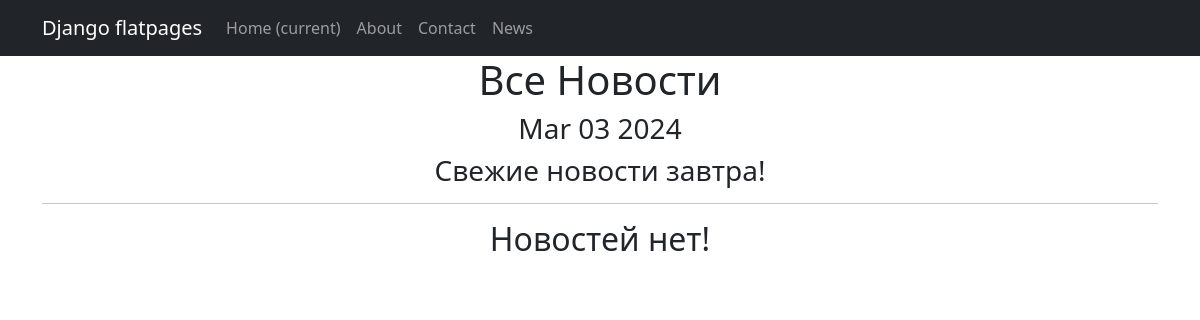
The page /news/ on the database as committed earlier.
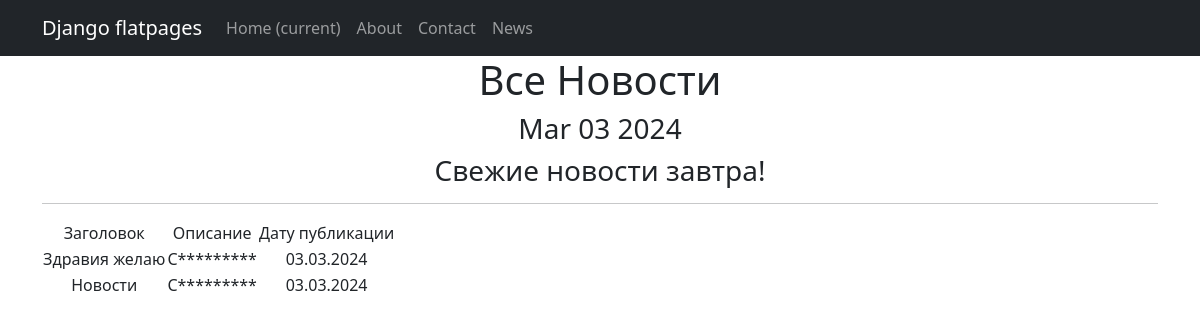
The same page on the database as committed later.
### news/models.py (models this page shows, shortened)
class NewsPost(models.Model):
    title = models.CharField(
        max_length=64,
        unique=True,# названия новости не должны повторяться
    )
    Text = models.TextField()
    date_pub = models.DateTimeField(auto_now_add=True)

### news/views.py (the view)
# urls.py: path('', NewsList.as_view()),
class NewsList(ListView):
    model = NewsPost
    ordering = 'title'
    template_name = 'news.html'
    context_object_name = 'newspost'
    def get_context_data(self, **kwargs):
        context = super().get_context_data(**kwargs)
        context['time_now'] = datetime.utcnow()
        context['next_sale'] = 'Свежие новости завтра!'
        return context

### news/templatetags/custom_filters.py (called while the page is built)
@register.filter()
def censor(value):
    for word in censor_list:
       value = value.replace(word[1:], '*' * len(word[1:]))
    return value

### news/templatetags/custom_tags.py (called while the page is built)
@register.simple_tag()
def current_time(format_string='%b %d %Y'):
   return datetime.utcnow().strftime(format_string)

### templates/news.html (shortened to what this page needs)
{% extends 'flatpages/default.html' %}
{% load custom_filters %}
{% load custom_tags %}
{% block content %}
   <h1>Все Новости</h1>
    <h3>{% current_time '%b %d %Y' %}</h3>
   <h3> {{ next_sale|default_if_none:"Чуть позже сообщим о распродаже!" }} </h3>
   <hr>
   {% if newspost %}
       <table>
           <tr>
               <td>Заголовок</td>
               <td>Описание</td>
               <td> Дату публикации</td>
           </tr>
           {% for post in newspost %}
           <tr>
               <td>{{ post.title | censor }}</td>
               <td>{{ post.Text | censor | truncatechars:15 }}</td>
               <td>{{ post.date_pub | date:"d.m.Y"}}</td>
           </tr>
           {% endfor %}
       </table>
   {% else %}
       <h2>Новостей нет!</h2>
   {% endif %}
{% endblock content %}

### templates/flatpages/default.html (shortened to what this page needs)
<!DOCTYPE html>
<html lang="en">
<head>
    {% load static %}
    <link href="{% static 'css/styles.css' %}" rel="stylesheet"/>
</head>
<body>
<nav class="navbar navbar-expand-lg navbar-dark bg-dark static-top">
    <div class="container">
        <a class="navbar-brand" href="#">Django flatpages</a>
        <div class="collapse navbar-collapse" id="navbarResponsive">
            <ul class="navbar-nav ml-auto">
                <li class="nav-item active">
                    <a class="nav-link" href="#">Home
                        <span class="sr-only">(current)</span>
                    </a>
                </li>
                <li class="nav-item">
                    <a class="nav-link" href="/about/">About</a>
                </li>
                <li class="nav-item">
                    <a class="nav-link" href="/contacts/">Contact</a>
                </li>
                 <li class="nav-item">
                    <a class="nav-link" href="/news/">News</a>
                </li>
            </ul>
        </div>
    </div>
</nav>
<div class="container">
    <div class="row">
        <div class="col-lg-12 text-center">
            {% block content %}{% endblock content %}
        </div>
    </div>
</div>
</body>
</html>

Rows that differ between the two databases and show on the page:
added NewsPost: title|censor "Здравия желаю", Text|censor "С*********", date_pub "03.03.2024"
added NewsPost: title|censor "Новости", Text|censor "С*********", date_pub "03.03.2024"
Other text that changed with them:
text no longer shown: "Новостей нет!"
text now shown: "Заголовок Описание Дату публикации"
